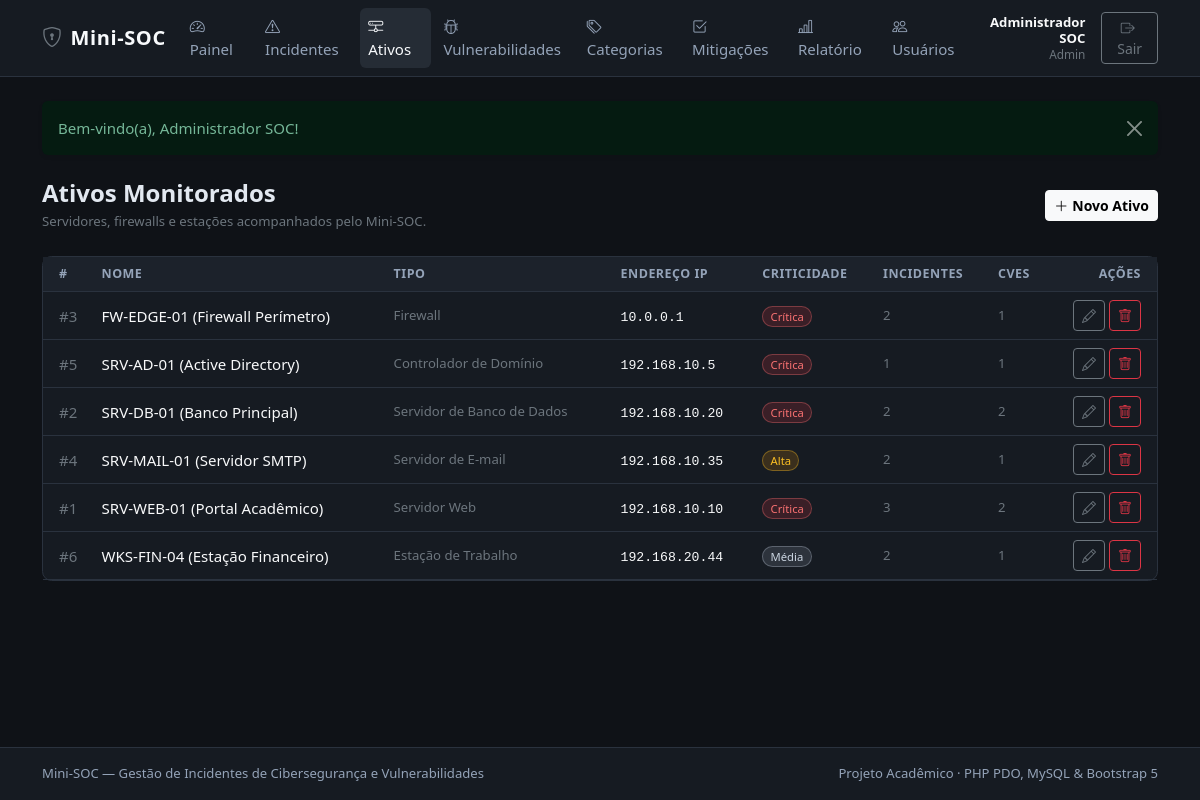
Screenshot of /modules/ativos/index.php (signed in) with the database file from the repository.
### tables this page shows
CREATE TABLE IF NOT EXISTS ativos (
    id INT AUTO_INCREMENT PRIMARY KEY,
    nome VARCHAR(100) NOT NULL,
    tipo VARCHAR(60) NOT NULL,
    endereco_ip VARCHAR(45) NOT NULL,
    criticidade ENUM('Baixa', 'Media', 'Alta', 'Critica') NOT NULL DEFAULT 'Media'
);

### modules/ativos/index.php (the view, shortened to what this page needs)
<?php
require_once __DIR__ . '/../../config/auth.php';
$pdo = conectar_banco();
$ativos = $pdo->query("
    SELECT
        a.*,
        (SELECT COUNT(*) FROM incidentes i WHERE i.ativo_id = a.id) AS total_incidentes,
        (SELECT COUNT(*) FROM vulnerabilidades v WHERE v.ativo_id = a.id) AS total_vulns
    FROM ativos a
    ORDER BY a.nome ASC
")->fetchAll();
require_once __DIR__ . '/../../includes/header.php';
?>
<div class="d-flex justify-content-between align-items-center mb-4">
    <div>
        <h1 class="h4 fw-semibold mb-1">Ativos Monitorados</h1>
        <p class="text-secondary small mb-0">Servidores, firewalls e estações acompanhados pelo Mini-SOC.</p>
    </div>
    <a href="<?= e(base_url('modules/ativos/form.php')) ?>" class="btn btn-light btn-sm fw-semibold">
        <i class="bi bi-plus-lg me-1"></i>Novo Ativo
    </a>
</div>
<div class="card soc-card">
    <div class="table-responsive">
        <table class="table table-soc table-hover align-middle">
            <thead>
                <tr>
                    <th class="ps-3">#</th>
                    <th>Nome</th>
                    <th>Tipo</th>
                    <th>Endereço IP</th>
                    <th>Criticidade</th>
                    <th>Incidentes</th>
                    <th>CVEs</th>
                    <th class="text-end pe-3">Ações</th>
                </tr>
            </thead>
            <tbody>
                <?php if (empty($ativos)): ?>
                    <tr>
                        <td colspan="8" class="text-center text-secondary py-4">Nenhum ativo cadastrado.</td>
                    </tr>
                <?php else: ?>
                    <?php foreach ($ativos as $ativo): ?>
                        <tr>
                            <td class="ps-3 text-secondary">#<?= (int) $ativo['id'] ?></td>
                            <td class="fw-medium text-light"><?= e($ativo['nome']) ?></td>
                            <td class="small text-secondary"><?= e($ativo['tipo']) ?></td>
                            <td><code class="text-light"><?= e($ativo['endereco_ip']) ?></code></td>
                            <td><?= badge_severidade($ativo['criticidade']) ?></td>
                            <td class="small text-secondary"><?= (int) $ativo['total_incidentes'] ?></td>
                            <td class="small text-secondary"><?= (int) $ativo['total_vulns'] ?></td>
                            <td class="text-end pe-3 text-nowrap">
                                <a href="<?= e(base_url('modules/ativos/form.php?id=' . (int) $ativo['id'])) ?>" class="btn btn-outline-secondary btn-sm" title="Editar">
                                    <i class="bi bi-pencil"></i>
                                </a>
                                <form method="post" action="<?= e(base_url('modules/ativos/excluir.php')) ?>" class="d-inline" onsubmit="return confirm('Deseja excluir este ativo?');">
                                    <button type="submit" class="btn btn-outline-danger btn-sm" title="Excluir">
                                        <i class="bi bi-trash"></i>
                                    </button>
                                </form>
                            </td>
                        </tr>
                    <?php endforeach; ?>
                <?php endif; ?>
            </tbody>
        </table>
    </div>
</div>
<?php require_once __DIR__ . '/../../includes/footer.php'; ?>

### config/auth.php (shortened to what this page needs)
<?php
function base_url(string $caminho = ''): string
{
    static $prefixo = null;
    if ($prefixo === null) {
        $prefixo = '';
    }
    $caminhoLimpo = ltrim($caminho, '/');
    return $caminhoLimpo === '' ? ($prefixo === '' ? '/' : $prefixo . '/') : $prefixo . '/' . $caminhoLimpo;
}
function e(mixed $valor): string
{
    return htmlspecialchars((string) ($valor ?? ''), ENT_QUOTES | ENT_SUBSTITUTE, 'UTF-8');
}
function exibir_flash(): void
{
    $tipo = e($_SESSION['flash']['tipo'] ?? 'info');
    $mensagem = e($_SESSION['flash']['mensagem'] ?? '');
    echo '<div class="alert alert-' . $tipo . ' alert-dismissible fade show border-0 shadow-sm mb-4" role="alert">';
    echo $mensagem;
    echo '<button type="button" class="btn-close" data-bs-dismiss="alert" aria-label="Fechar"></button>';
    echo '</div>';
}
function rotulo_severidade(string $valor): string
{
    return match ($valor) {
        'Critica' => 'Crítica',
        'Media'   => 'Média',
        'Alta'    => 'Alta',
        'Baixa'   => 'Baixa',
        default   => $valor,
    };
}
function badge_severidade(string $severidade): string
{
    $classe = match ($severidade) {
        'Critica' => 'badge-sev-critica',
        'Alta'    => 'badge-sev-alta',
        'Media'   => 'badge-sev-media',
        'Baixa'   => 'badge-sev-baixa',
        default   => 'text-bg-secondary',
    };
    return '<span class="badge rounded-pill ' . $classe . '">' . e(rotulo_severidade($severidade)) . '</span>';
}

### assets/css/style.css (style rules this page uses)
:root { --soc-bg: #0f1217; --soc-surface: #161b22; --soc-surface-elevated: #1c222b; --soc-border: #2a323e; --soc-text: #e2e8f0; --soc-muted: #94a3b8; --soc-accent: #64748b; }
body { background-color: var(--soc-bg); color: var(--soc-text); min-height: 100vh; display: flex; flex-direction: column; font-size: 0.94rem; }
.soc-card { background-color: var(--soc-surface); border: 1px solid var(--soc-border); border-radius: 0.6rem; }
.table-soc { --bs-table-bg: transparent; --bs-table-border-color: var(--soc-border); --bs-table-hover-bg: rgba(148, 163, 184, 0.06); margin-bottom: 0; }
.table-soc thead th { font-size: 0.78rem; text-transform: uppercase; letter-spacing: 0.04em; color: var(--soc-muted); background-color: var(--soc-surface-elevated); border-bottom: 1px solid var(--soc-border); font-weight: 600; white-space: nowrap; }
.badge-sev-critica { background-color: rgba(220, 53, 69, 0.18); color: #f87171; border: 1px solid rgba(248, 113, 113, 0.35); font-weight: 500; }
.badge-sev-alta { background-color: rgba(245, 158, 11, 0.16); color: #fbbf24; border: 1px solid rgba(251, 191, 36, 0.35); font-weight: 500; }
.badge-sev-media { background-color: rgba(148, 163, 184, 0.18); color: #cbd5e1; border: 1px solid rgba(203, 213, 225, 0.3); font-weight: 500; }

### rows the page displays
ativos: id "3", nome "FW-EDGE-01 (Firewall Perímetro)", tipo "Firewall", endereco_ip "10.0.0.1", criticidade "Crítica", total_incidentes "2", total_vulns "1"
ativos: id "5", nome "SRV-AD-01 (Active Directory)", tipo "Controlador de Domínio", endereco_ip "192.168.10.5", criticidade "Crítica", total_incidentes "1", total_vulns "1"
ativos: id "2", nome "SRV-DB-01 (Banco Principal)", tipo "Servidor de Banco de Dados", endereco_ip "192.168.10.20", criticidade "Crítica", total_incidentes "2", total_vulns "2"
ativos: id "4", nome "SRV-MAIL-01 (Servidor SMTP)", tipo "Servidor de E-mail", endereco_ip "192.168.10.35", criticidade "Alta", total_incidentes "2", total_vulns "1"
ativos: id "1", nome "SRV-WEB-01 (Portal Acadêmico)", tipo "Servidor Web", endereco_ip "192.168.10.10", criticidade "Crítica", total_incidentes "3", total_vulns "2"
ativos: id "6", nome "WKS-FIN-04 (Estação Financeiro)", tipo "Estação de Trabalho", endereco_ip "192.168.20.44", criticidade "Média", total_incidentes "2", total_vulns "1"

### other values shown
$usuario['nome'] "Administrador SOC"
$usuario['perfil'] "Admin"
$mensagem "Bem-vindo(a), Administrador SOC!"
